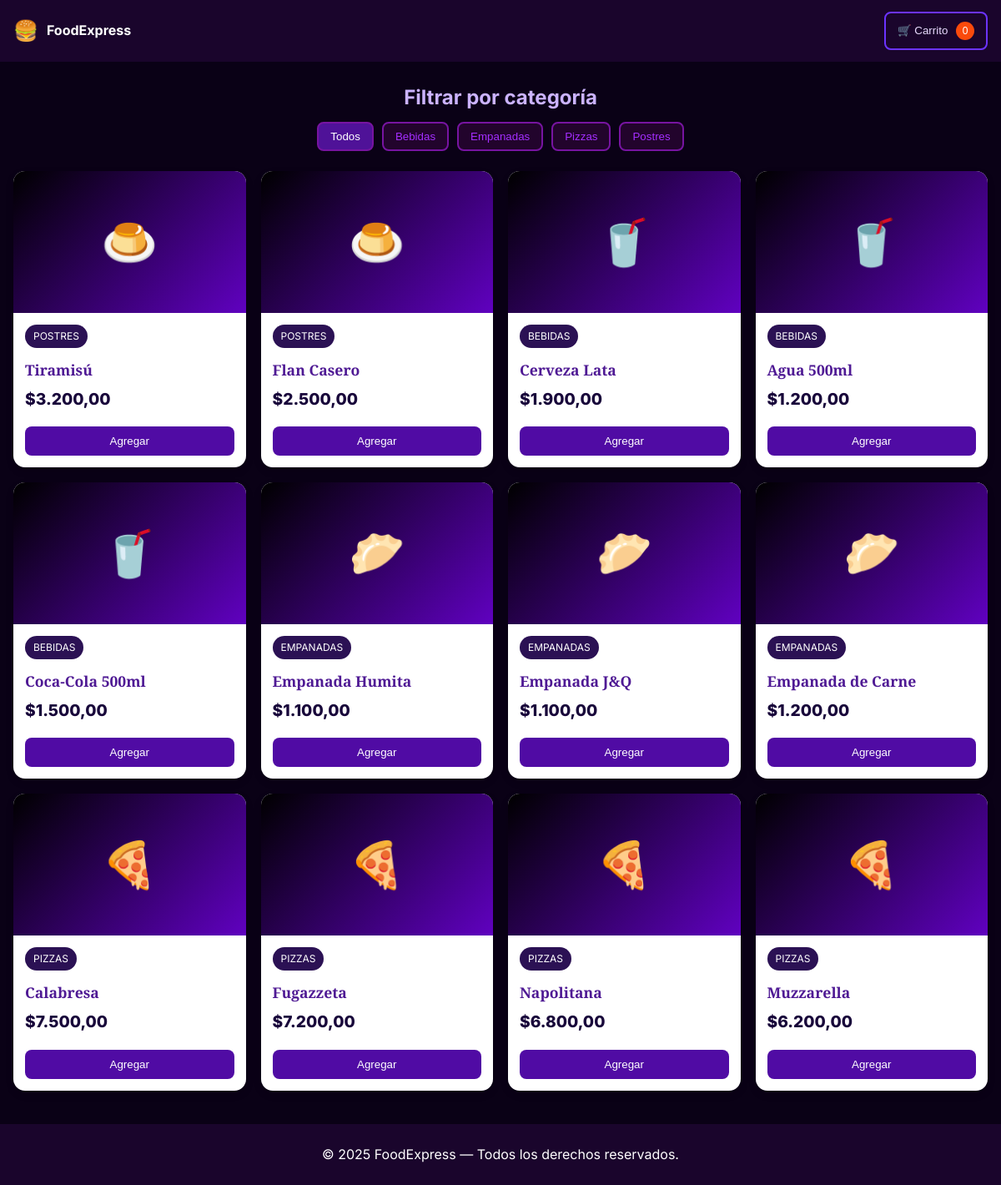
The page / on the database its author committed.
### tables this page shows
CREATE TABLE categorias (
  id INT AUTO_INCREMENT PRIMARY KEY,
  nombre VARCHAR(80) NOT NULL,
  slug VARCHAR(80) UNIQUE
);

CREATE TABLE productos (
  id INT AUTO_INCREMENT PRIMARY KEY,
  categoria_id INT NOT NULL,
  nombre VARCHAR(120) NOT NULL,
  descripcion TEXT,
  precio DECIMAL(10,2) NOT NULL,
  imagen VARCHAR(255),
  stock INT DEFAULT 0,
  FOREIGN KEY (categoria_id) REFERENCES categorias(id)
);

### index.php (the view, shortened to what this page needs)
<?php
require __DIR__.'/includes/AE_conexion.php';
$cats = mysqli_query($con, "SELECT id, nombre, slug FROM categorias ORDER BY nombre");
$prods = mysqli_query($con, "SELECT p.id, p.nombre, p.descripcion, p.precio, IFNULL(p.imagen,'') as imagen, c.slug as categoria,
  CASE
    WHEN c.slug='pizzas' THEN '🍕'
    WHEN c.slug='empanadas' THEN '🥟'
    WHEN c.slug='bebidas' THEN '🥤'
    WHEN c.slug='postres' THEN '🍮'
    ELSE '🍽️' END as emoji
  FROM productos p INNER JOIN categorias c ON c.id = p.categoria_id ORDER BY p.id DESC");
?>
<!DOCTYPE html>
<html lang="es">
<head>
  <link rel="stylesheet" href="css/AE_estilos.css">
</head>
<body>
<header>
  <div class="container header-row">
    <div class="brand">
      <span class="logo">🍔</span> <span>FoodExpress</span>
    </div>
    <nav>
      <button id="btnCarrito" class="btn btn-outline">🛒 Carrito <span id="contadorCarrito" class="badge">0</span></button>
    </nav>
  </div>
</header>
<main class="container">
  <section class="section filtros">
    <h2>Filtrar por categoría</h2>
    <div class="filtros-botones">
      <button class="btn-filtro active" data-filtro="todos">Todos</button>
      <?php while($c = mysqli_fetch_assoc($cats)): ?>
        <button class="btn-filtro" data-filtro="<?php echo htmlspecialchars($c['slug']); ?>">
          <?php echo htmlspecialchars(ucfirst($c['nombre'])); ?>
        </button>
      <?php endwhile; ?>
    </div>
  </section>
  <section class="section">
    <div class="grid">
      <?php while($p = mysqli_fetch_assoc($prods)): ?>
        <article class="card"
                 data-id="<?php echo $p['id'];?>"
                 data-categoria="<?php echo htmlspecialchars($p['categoria']);?>"
                 data-nombre="<?php echo htmlspecialchars($p['nombre']);?>"
                 data-precio="<?php echo number_format($p['precio'],2,'.','');?>"
                 data-emoji="<?php echo $p['emoji'];?>">
          <div class="thumb"><?php echo $p['emoji'];?></div>
          <div class="info">
            <span class="tag"><?php echo htmlspecialchars($p['categoria']);?></span>
            <h3><?php echo htmlspecialchars($p['nombre']);?></h3>
            <div class="price">$<?php echo number_format($p['precio'],2,',','.');?></div>
          </div>
          <div class="actions">
            <button class="btn-add btn">Agregar</button>
          </div>
        </article>
      <?php endwhile; ?>
    </div>
  </section>
</main>
<footer><p>&copy; <?php echo date('Y'); ?> FoodExpress — Todos los derechos reservados.</p></footer>
</body>
</html>

### css/AE_estilos.css (style rules this page uses)
* { margin:0;padding:0;box-sizing:border-box }
:root { --color-primary:#FA4A0C; --color-dark:#1A052C; --color-bg:#FFFFFF; --color-text:#222222; --color-accent:#FFD166; --space-1:8px; --space-2:12px; --space-3:16px; --space-4:24px; --space-5:32px; }
html { scroll-behavior:smooth }
body { font-family: 'Inter', system-ui, -apple-system, Segoe UI, Roboto, Helvetica, Arial, sans-serif; background:#0a0116; color:#f5f5f5; line-height:1.6; }
.container { max-width:1200px;margin:0 auto;padding:0 var(--space-3) }
header { background:#1a052c;color:#fff;padding:14px 0;position:sticky;top:0;z-index:20 }
.header-row { display:flex;align-items:center;justify-content:space-between;gap:12px }
.brand { display:flex;align-items:center;gap:10px;font-weight:700 }
.brand .logo { font-size:24px }
.badge { display:inline-flex;min-width:22px;height:22px;align-items:center;justify-content:center;border-radius:999px;background:var(--color-primary);color:#fff;font-size:12px;padding:0 6px;margin-left:6px }
.btn { border:0;border-radius:8px;padding:10px 14px;cursor:pointer;transition:transform .08s ease, background .25s ease }
.btn-outline { background:transparent;border:2px solid #6c33ff;color:#e9dcff }
.filtros { margin:24px 0;text-align:center }
.filtros h2 { margin-bottom:10px;color:#cbb3ff }
.filtros-botones { display:flex;flex-wrap:wrap;gap:10px;justify-content:center }
.btn-filtro { padding:8px 14px;border:2px solid #7714a1;background:#22042c;color:#a42eff;border-radius:8px;cursor:pointer;transition:.25s }
.btn-filtro.active { background:#4f1298;color:#fff }
.grid { display:grid;grid-template-columns:repeat(auto-fill, minmax(240px,1fr));gap:18px;margin:18px 0 }
.card { background:#fff;color:#222;border-radius:14px;overflow:hidden;box-shadow:0 4px 10px rgba(0,0,0,.15);display:flex;flex-direction:column }
.card .thumb { display:flex;align-items:center;justify-content:center;height:170px;background:linear-gradient(135deg,#000,#6001c0);font-size:54px }
.card .info { padding:14px }
.tag { display:inline-block;background:#2b1154;color:#fff;padding:4px 10px;border-radius:999px;font-size:.75rem;margin-bottom:6px;text-transform:uppercase }
.card h3 { font-family:'Playfair Display', serif;font-size:1.1rem;color:#4f1a94;margin:6px 0 }
.card .price { font-weight:800;color:#18063a;font-size:1.2rem;margin:4px 0 }
.card .actions { margin-top:auto;padding:0 14px 14px }
.card .btn-add { width:100%;padding:10px;background:#500ba4;color:#fff;border:none;border-radius:8px;cursor:pointer }
.section { margin:24px 0 }
footer { background:#1a052c;color:#fff;text-align:center;padding:24px 0;margin-top:40px }
@media (min-width:481px) { .grid { grid-template-columns:repeat(auto-fill, minmax(260px,1fr)) } }
@media (min-width:769px) { .grid { grid-template-columns:repeat(4, 1fr) } }

### rows shown on the page
categorias: nombre "Bebidas"
categorias: nombre "Empanadas"
categorias: nombre "Pizzas"
categorias: nombre "Postres"
productos: emoji "🍮", categoria.slug "POSTRES", nombre "Tiramisú", precio "3.200,00"
productos: emoji "🍮", categoria.slug "POSTRES", nombre "Flan Casero", precio "2.500,00"
productos: emoji "🥤", categoria.slug "BEBIDAS", nombre "Cerveza Lata", precio "1.900,00"
productos: emoji "🥤", categoria.slug "BEBIDAS", nombre "Agua 500ml", precio "1.200,00"
productos: emoji "🥤", categoria.slug "BEBIDAS", nombre "Coca-Cola 500ml", precio "1.500,00"
productos: emoji "🥟", categoria.slug "EMPANADAS", nombre "Empanada Humita", precio "1.100,00"
productos: emoji "🥟", categoria.slug "EMPANADAS", nombre "Empanada J&Q", precio "1.100,00"
productos: emoji "🥟", categoria.slug "EMPANADAS", nombre "Empanada de Carne", precio "1.200,00"
productos: emoji "🍕", categoria.slug "PIZZAS", nombre "Calabresa", precio "7.500,00"
productos: emoji "🍕", categoria.slug "PIZZAS", nombre "Fugazzeta", precio "7.200,00"
productos: emoji "🍕", categoria.slug "PIZZAS", nombre "Napolitana", precio "6.800,00"
productos: emoji "🍕", categoria.slug "PIZZAS", nombre "Muzzarella", precio "6.200,00"
